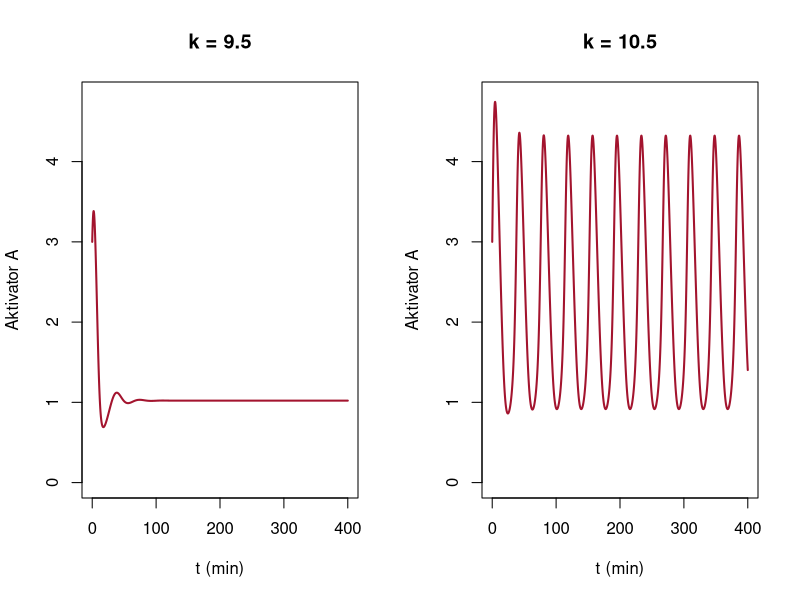

Recreate this plot in R.
# Abb. 4.22: Genregulation mit Aktivator und Repressor (Buch, Abschnitt 4.4, Gl. 4.18)
# dA/dt = k A^2/(A^2 + 10 (1 + 5R)) - A + 0.4,  dR/dt = 0.3 A^2/(A^2 + 10 (1 + 5R)) - 0.2 R  mit A(0) = 3, R(0) = 0.2
# links k = 9.5: gedämpfte Schwingung; rechts k = 10.5: Grenzzyklus
# (c) 2026 Philipp Kügler · Programm zum Buch „Dynamische Systeme in den Lebenswissenschaften“ · MIT-Lizenz (siehe LICENSE)
library(deSolve)                         # Paket deSolve: install.packages("deSolve")
loese <- function(f, z0, t) ode(z0, t, function(t, z, p) list(f(t, z)), NULL, method = "lsoda", rtol = 1e-10, atol = 1e-12)

t <- seq(0, 400, length.out = 4001)
par(mfrow = c(1, 2))
for (k in c(9.5, 10.5)) {
  f <- function(t, z) c(k * z[1]^2 / (z[1]^2 + 10 * (1 + 5 * z[2])) - z[1] + 0.4,
                        0.3 * z[1]^2 / (z[1]^2 + 10 * (1 + 5 * z[2])) - 0.2 * z[2])
  A <- loese(f, c(3, 0.2), t)[, 2]
  plot(t, A, type = "l", col = rgb(0.64, 0.08, 0.18), lwd = 2, ylim = c(0, 4.8), xlab = "t (min)", ylab = "Aktivator A", main = sprintf("k = %g", k))
  spaet <- t > 200                       # Maxima nach dem Einschwingen
  i <- which(A[2:4000] > A[1:3999] & A[2:4000] > A[3:4001] & spaet[2:4000]) + 1
  schwankung <- max(A[spaet]) - min(A[spaet])
  if (schwankung > 0.01) {
    cat(sprintf("k = %g: Schwankung von A für t > 200: %.3f, Periode %.1f min\n", k, schwankung, mean(diff(t[i]))))
  } else {
    cat(sprintf("k = %g: Schwankung von A für t > 200: %.3f (stationärer Zustand)\n", k, schwankung))
  }
}
